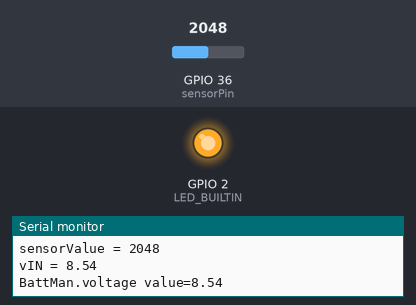
The sketch below on a simulated ESP32. Parts: output pins drawn as LEDs (lit = HIGH), the last lines printed to the serial monitor. The inputs (shaded band) are chosen by the test bench; at power-on: GPIO 36 (sensorPin) = 2048. WiFi joins after 1.5 s; servers stay silent unless stated.

Above: at 1.56 s.
At 3.6 s:
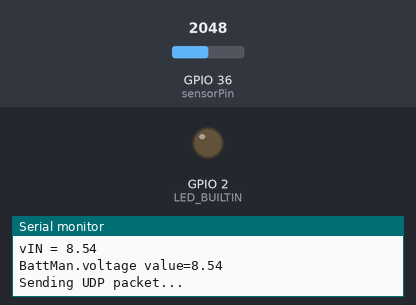
Timing chart, 0 to 6.7 s (numbered marks = the images above):
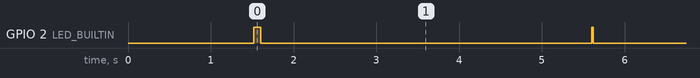

The sketch:

battman-heltec-esp32v2-v3.ino
```cpp
#include <WiFi.h>
#include <WiFiUDP.h>

const char* ssid     = "168DST24";
const char* password = "olivia15";

int port = 8089;
byte host[] = {18, 191, 146, 167};
// bi.pancamo.com 18.191.146.167

WiFiUDP udp;

const int sensorPin = A0;

float vIN = 0.0;
float vOUT = 0.0;
float R1 = 200000.0;
float R2 = 100000.0;

float offset = 0;

// the setup function runs once when you press reset or power the board
void setup() {
  // initialize digital pin LED_BUILTIN as an output.
  pinMode(LED_BUILTIN, OUTPUT);
  Serial.begin(9600);


// Connect to WIFI

    Serial.println();
    Serial.println();
    Serial.print("Connecting to ");
    Serial.println(ssid);

    WiFi.begin(ssid, password);

    while (WiFi.status() != WL_CONNECTED) {
        delay(500);
        Serial.print(".");
    }

    Serial.println("");
    Serial.println("WiFi connected");
    Serial.println("IP address: ");
    Serial.println(WiFi.localIP());
    long rssi = WiFi.RSSI();
    Serial.print("signal strength (RSSI):");
    Serial.print(rssi);
    Serial.println(" dBm");


}

// the loop function runs over and over again forever
void loop() {

  String line;

  digitalWrite(LED_BUILTIN, HIGH);  // turn the LED on (HIGH is the voltage level)


  int sensorValue = analogRead(sensorPin);
  Serial.printf("sensorValue = %d\n", sensorValue);

  vOUT = (sensorValue / 4095.0) * 5;

  vIN =  sensorValue * 0.00417141049;


  //Serial.printf("vOUT = %2.2f\n", vOUT);
  Serial.printf("vIN = %2.2f\n", vIN);

  line = String("BattMan.voltage value=" + String(vIN));
  Serial.println(line);

  // send the packet
  Serial.println("Sending UDP packet...");
  udp.beginPacket(host, port);
  udp.print(line);
  udp.endPacket();

  //delay(1000);
  digitalWrite(LED_BUILTIN, LOW);   // turn the LED off by making the voltage LOW
  delay(4000);


}
```

Measured:
- by itself, GPIO 2 (LED_BUILTIN): repeats every 4.0 s: LOW 4.0 s, HIGH 0.02 s
